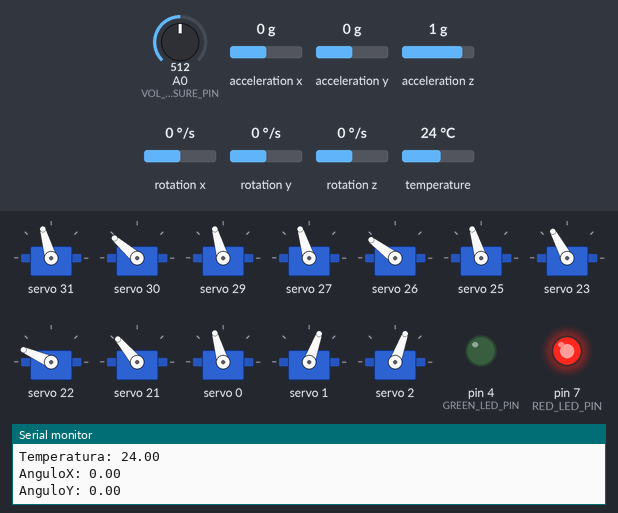
Simulated run of this sketch. Board: Arduino Uno, built with avr-gcc and run on an emulated ATmega328P. On the bench: 12 × servo, output pins drawn as LEDs (lit = HIGH), the last lines printed to the serial monitor. Inputs (shaded band) come from the test bench; at power-on: A0 (VOL_MEASURE_PIN) = 512, acceleration x 0 g, acceleration y 0 g, acceleration z 1 g, rotation x 0 °/s, rotation y 0 °/s, rotation z 0 °/s, temperature 24 °C.

Above: at 3.5 s.
3.6 s: A0 (VOL_MEASURE_PIN) set to 641
13.7 s: A0 (VOL_MEASURE_PIN) set to 670
At 23.5 s:
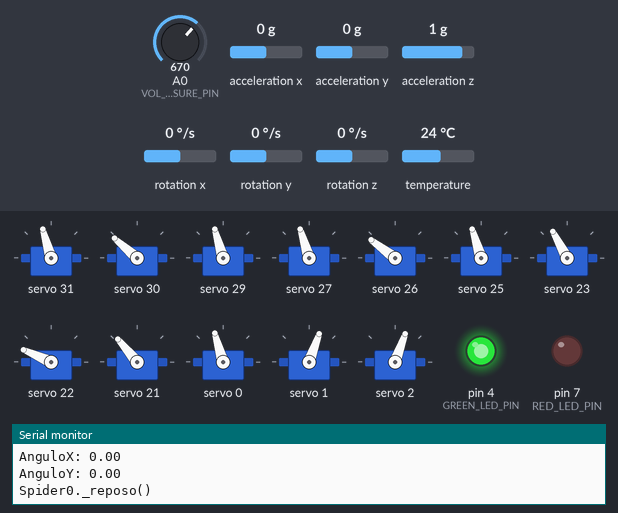
31.9 s: A0 (VOL_MEASURE_PIN) set to 306
At 35.2 s:
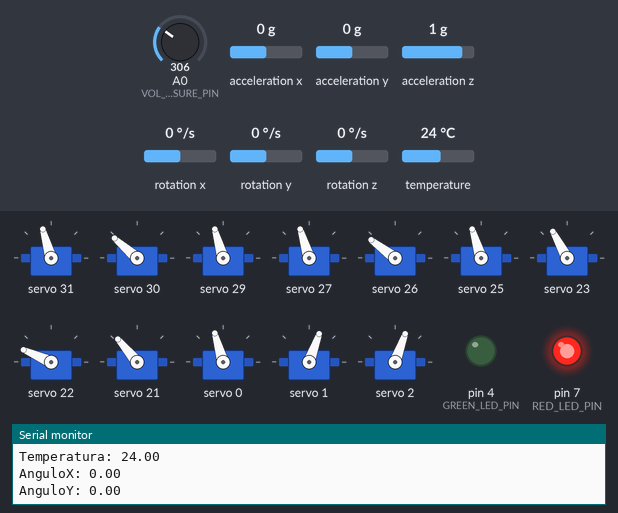
35.7 s: A0 (VOL_MEASURE_PIN) set to 716
At 45.7 s:
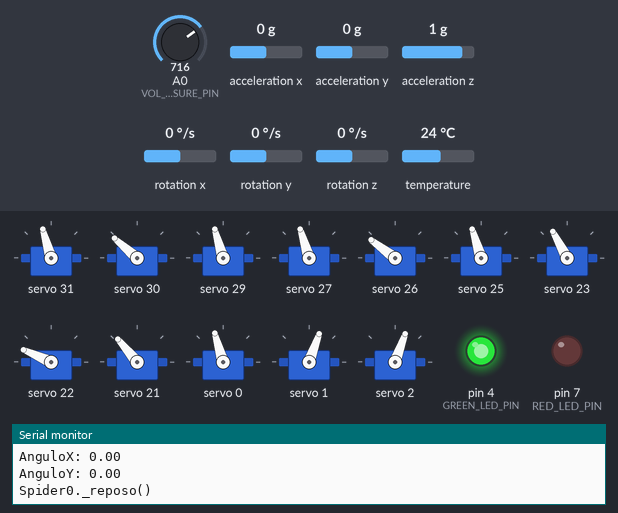
Timing chart, 0 to 46.9 s (numbered marks = the images above; inputs shaded):
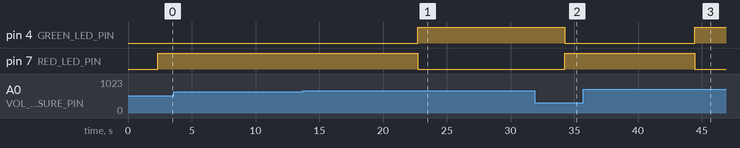

The sketch:

spider0.ino
```cpp
/**
 * SPIDER 0
 */
#include "Spider.h"

SPIDER::Spider0 _spider;

/**
 * void setup()
 */
void setup() {
  Serial.begin(9600);

  _spider.init();
}

/**
 * void loop()
 */
void loop() {
  _spider.drive();
}
```

KalmanFilter.cpp
```cpp
#include "KalmanFilter.h"

namespace SPIDER {

  KalmanFilter::KalmanFilter() {
    this->_angle = 0.0f;
    this->_bias  = 0.0f;

    this->_P[0][0] = 0.0f;
    this->_P[0][1] = 0.0f;
    this->_P[1][0] = 0.0f;
    this->_P[1][1] = 0.0f;
  }

  /****************************************************************
   * void KalmanFilter(double newAngle, double newRate, float dt, float Q1_angle, float Q1_bias, float R)
   *
   *    - newAngle: observacion en el instante k
   *    - newRate:  velocidad angular en el instane k
   *    - dt:       intervalo de tiempo entre medidas
   *    - Q1_angle: varianza del ruido asociado a la primera coordenada del vector estado.
   *    - Q1_bias:  varianza del ruido asociado a la segunda coordenada del vector estado.
   *    - Q2:       varianza del ruido en la observacion
   *
   * Observacion: z[k] = |newAngle|
   * Input:       u[k] = |newRate |
   *
   * F = |1 -dt|    B = | dt|   H = |1 0|
   *     |0   1]        |  0|
   *
   * Q1 = |Q1_angle          0|
   *      |       0    Q1_bias|
   *
   *
   *
   * http://blog.tkjelectronics.dk/2012/09/a-practical-approach-to-kalman-filter-and-how-to-implement-it/
   *
   ****************************************************************/
  float KalmanFilter::filter(double newAngle, double newRate, float dt, float Q1_angle, float Q1_bias, float Q2) {
    //1.- x[k|k-1] = F*x[k-1|k-1] + B*u[k]
    this->_angle += dt*(newRate - this->_bias);
    this->_bias  += 0;

    //2.- State-error correlation matrix: P[k|k-1] = F*P[k-1|k-1]*F' + Q1[k]
    this->_P[0][0] += dt * (dt*_P[1][1] - _P[0][1] - _P[1][0] + Q1_angle);
    this->_P[0][1] -= dt * _P[1][1];
    this->_P[1][0] -= dt * _P[1][1];
    this->_P[1][1] += dt * Q1_bias;

    //3.- Innovation: y[k] = newAngle - H*x[k|k-1]
    double innovation = newAngle - this->_angle;

    //4.- Correlation matrix of innovation process: S[k] = H*P[k|k-1]*C' + Q2
    float S = _P[0][0] + Q2;

    //5.- Kalman gain: G = (P[k|k-1]*C')/s
    double G0 = _P[0][0] / S;
    double G1 = _P[1][0] / S;

    //6.- Actualizacion del estado con la nueva observacion
    this->_angle += G0 * innovation;
    this->_bias  += G1 * innovation;

    //7.- P[k|k] = (I - G*H)*P[k|k-1]
    float P00_aux = _P[0][0];
    float P01_aux = _P[0][1];

    this->_P[0][0] -= G0 * P00_aux;
    this->_P[0][1] -= G0 * P01_aux;
    this->_P[1][0] -= G1 * P00_aux;
    this->_P[1][1] -= G1 * P01_aux;

    return this->_angle;
  }

  /****************************************************************
   * void KalmanFilter(double newAngle, double newRate, float dt)
   *
   ****************************************************************/
  float KalmanFilter::filter(double newAngle, double newRate, float dt) {
    return filter(newAngle, newRate, dt, 0.001, 0.003, 0.003);
  }
}
```

KalmanFilter.h
```cpp
#ifndef KALMAN_FILTER_H
#define KALMAN_FILTER_H

#if defined(ARDUINO) && (ARDUINO >= 100)
#include <Arduino.h>
#else
#include <WProgram.h>
#endif

// http://blog.tkjelectronics.dk/2012/09/a-practical-approach-to-kalman-filter-and-how-to-implement-it/
// https://github.com/TKJElectronics/KalmanFilter/blob/a09adafbcd06510c44805f1b3ee5042f9482cc16/examples/MPU6050/MPU6050.ino

namespace SPIDER {
  /**
   * x[k] = F*x[k-1] + B*u[k] + v1[k]
   *
   * Estado:      x[k] = | _angle |
   *                     | _bias  |
   *
   * Observacion: z[k] = |newAngle|
   * Input:       u[k] = |newAngularRate |
   *
   * F = |1 -dt|    B = | dt|   H = |1 0|
   *     |0   1]        |  0|
   *
   * v1[k] - N(0, Q1)
   * Q1 = |Q1_angle          0|
   *      |       0    Q1_bias|
   *
   *
   *
   * http://blog.tkjelectronics.dk/2012/09/a-practical-approach-to-kalman-filter-and-how-to-implement-it/
   *
   ****************************************************************/
  class KalmanFilter {
    private:
      float _angle = 0.0f;
      float _bias  = 0.0f;
      float _P[2][2];

    public:
      KalmanFilter();

      float getAngle() const {return this->_angle;}
      float getBias()  const {return this->_bias;}

      void  setAngle(float x) {this->_angle = x;}

      float filter(double newAngle, double newRate, float dt);
      float filter(double newAngle, double newRate, float dt, float Q1_angle, float Q1_bias, float Q2);
  };
}

#endif
```

Spider.cpp
```cpp
#include "Spider.h"

namespace SPIDER {
  /****************************************************************
   * void _showInfo()
   *
   ****************************************************************/
  void Spider0::_showInfo() const {
    Serial.print("Temperatura: "); Serial.print(_sensors.getMPUTemperatura()); Serial.println();

    Serial.print("AnguloX: "); Serial.print(_sensors.getMPUAngleX()); Serial.println();
    Serial.print("AnguloY: "); Serial.print(_sensors.getMPUAngleY()); Serial.println();
  }

  /****************************************************************
   * void _up(LegGroup_t group, const short deltaCoxa, const short deltaFemur, const short deltaTibia) const
   ****************************************************************/
  void Spider0::_up(LegGroup_t group, const short deltaCoxa, const short deltaFemur, const short deltaTibia) const {
    Serial.println("Spider0._up()");

    switch (group)
    {
      case GROUP_LEG_1:
          _motor.move(LEG_RIGHT_1, deltaCoxa, deltaFemur, deltaTibia); delay(500);
          _motor.move(LEG_LEFT_2,  deltaCoxa, deltaFemur, deltaTibia); delay(500);
          _motor.move(LEG_RIGHT_3, deltaCoxa, deltaFemur, deltaTibia); delay(500);
          return;

      case GROUP_LEG_2:
          _motor.move(LEG_LEFT_1,  deltaCoxa, deltaFemur, deltaTibia); delay(500);
          _motor.move(LEG_RIGHT_2, deltaCoxa, deltaFemur, deltaTibia); delay(500);
          _motor.move(LEG_LEFT_3,  deltaCoxa, deltaFemur, deltaTibia); delay(500);
          return;
    }
  }

  /****************************************************************
   * void _setDriveMode()
   ****************************************************************/
  /*
  void Spider0::_setDriveMode() {
    while (true)
    {
      switch (_ir.receive())
      {
        case IR_T_1:      _driveMode = DRIVE_GROUP_LEG_1; Serial.println("Seleccionada G-1"); return;
        case IR_T_2:      _driveMode = DRIVE_GROUP_LEG_2; Serial.println("Seleccionada G-2"); return;
        case IR_ASTERISK: _driveMode = DRIVE_NONE;        Serial.println("Cancelado!!");           return;
      }
    }
  }
  */

  /****************************************************************
   * void _reposo() const
   ****************************************************************/
  void Spider0::_reposo() const {
    Serial.println("Spider0._reposo()");

    _motor.reposo();
  }

  /****************************************************************
   * void _drive()
   ****************************************************************/
  /*
  void Spider0::_driveOld() {
    switch (_ir.receive())
    {
      case IR_HASH:  _setDriveMode(); break;
      case IR_OK:    _reposo();       break;
      case IR_UP:    _up();           break;
      case IR_DOWN:  _down();         break;
      case IR_LEFT:  _left();         break;
      case IR_RIGHT: _right();        break;
      default:       return;
    }
  }
  */

  /****************************************************************
   * void _drive()
   ****************************************************************/
  void Spider0::_drive() {
    const short coxa  = 0;
    const short femur = 60;
    const short tibia = 45;

    //this->_up(GROUP_LEG_1, coxa, femur, tibia);
    this->_reposo();
    //this->_up(GROUP_LEG_2, coxa, femur, tibia);
    this->_reposo();
  }

  /****************************************************************
   *
   * Constructor()
   *
   ****************************************************************/
  Spider0::Spider0() : _motor(), _sensors() {}

  /****************************************************************
   * void init()
   ****************************************************************/
  void Spider0::init() {
    _ir.init();
    _motor.init();
    _sensors.init();

    _reposo();
  }

  /****************************************************************
   * void drive()
   ****************************************************************/
  void Spider0::drive() {
    //1.- Get information from sensors
    _sensors.calculate();

    //2.-
    _showInfo();

    //3.- Check battery
    if (_sensors.isBatteryOK() == true) _drive();
    else delay(10000);

    //4.- End
    delay(200);
  }
}
```

Spider.h
```cpp
#ifndef SPIDER0_H
#define SPIDER0_H

#include "receptorIR.h"
#include "sensors.h"
#include "SpiderMotor.h"

namespace SPIDER {
  enum LegGroup_t {
    GROUP_LEG_1, //R-1, L-2, R-3
    GROUP_LEG_2, //L_1, R-2, L-3
    NONE
  };

  class Spider0 {
    private:
      const SpiderMotor _motor;
      const ReceptorIR  _ir;
      const Sensors     _sensors;

      void _up   (LegGroup_t group, const short deltaCoxa, const short deltaFemur, const short deltaTibia) const;
      void _drive();
      void _reposo()   const;
      void _showInfo() const;

    public:
      Spider0();

      void init();
      void drive();
  };
}
#endif
```

SpiderLeg.cpp
```cpp
#include "SpiderLeg.h"

namespace SPIDER {
  /****************************************************************
   *
   * Constructor()
   *
   ****************************************************************/
  SpiderLeg::SpiderLeg(const uint8_t addrPata[3], const int position_0[3], const int position_90[3]) : _coxa (addrPata[0], position_0[0], position_90[0]),
                                                                                                       _femur(addrPata[1], position_0[1], position_90[1]),
                                                                                                       _tibia(addrPata[2], position_0[2], position_90[2]) {}

  /****************************************************************
   * void init()
   ****************************************************************/
  void SpiderLeg::init() {
    _coxa.init ();
    _femur.init();
    _tibia.init();
  }

  /****************************************************************
   * void setServoAngles(const Adafruit_PWMServoDriver driver, const int angles[3])
   *
   * Establece el nuevo angulo para los servos de cada parte.
   *
   ****************************************************************/
  void SpiderLeg::setServoAngles(const Adafruit_PWMServoDriver *driver, const int angles[3]) const{
    _coxa.setAngle (driver, angles[0]);
    _femur.setAngle(driver, angles[1]);
    _tibia.setAngle(driver, angles[2]);
  }

  /****************************************************************
   * void setDeltaServoAngles(const Adafruit_PWMServoDriver *driver, const short deltaCoxa, const short deltaFemur, const short deltaTibia) const
   *
   * Desplazamiento del angulo para los servos de cada parte.
   *
   * coxaAngle:  valor del angulo para la coxa en grados: 0º - 180º
   * femurAngle: valor del angulo para el femur en grados: 0º - 180º
   * tibiaAngle: valor del angulo para la tibia en grados: 0º - 180º
   *
   ****************************************************************/
  void SpiderLeg::setDeltaServoAngles(const Adafruit_PWMServoDriver *driver, const short deltaCoxa, const short deltaFemur, const short deltaTibia) const {
    _coxa.setDeltaAngle (driver, deltaCoxa);
    _femur.setDeltaAngle(driver, deltaFemur);
    _tibia.setDeltaAngle(driver, deltaTibia);
  }
}
```

SpiderLeg.h
```cpp
#ifndef SPIDER_LEG_H
#define SPIDER_LEG_H

#include <Adafruit_PWMServoDriver.h>
#include "SpiderLegItem.h"

namespace SPIDER {
  class SpiderLeg {
    private:
      const SpiderLegItem _coxa;
      const SpiderLegItem _femur;
      const SpiderLegItem _tibia;

    public:
      SpiderLeg(const uint8_t addrPata[3], const int position_0[3], const int position_90[3]);

      void init();
      void setServoAngles     (const Adafruit_PWMServoDriver *driver, const int angles[3]) const;
      void setDeltaServoAngles(const Adafruit_PWMServoDriver *driver, const short deltaCoxa, const short deltaFemur, const short deltaTibia) const;
  };
}

#endif
```

SpiderLegItem.cpp
```cpp
#include "SpiderLegItem.h"

namespace SPIDER {
  /****************************************************************
   * uint16_t getDuty()
   ****************************************************************/
  uint16_t SpiderLegItem::_getDuty() const {
    const int result = map(_angle, 0, 90, _position_0, _position_90);

    return (uint16_t)result;
  }

  /****************************************************************
   * void init()
   ****************************************************************/
  void SpiderLegItem::init() {}

  /****************************************************************
   * void setAngle(const Adafruit_PWMServoDriver driver, const int angulo)
   *
   * angulo: valor del angulo para este parte de la pata en grados: 0º - 180º
   *
   ****************************************************************/
  void SpiderLegItem::setAngle(const Adafruit_PWMServoDriver *driver, const int angulo) {
    _angle = angulo;

    const uint16_t duty = _getDuty();

    if (SPIDER_DEBUG == true)
    {
      Serial.print("setAngle(");Serial.print(_addr);Serial.print(", ");Serial.print(_angle);Serial.print(" -> ");Serial.print(duty);Serial.println(")");
    }

    driver->setPWM(_addr, 0, duty);

    delay(100);
  }

  /****************************************************************
   * void setDeltaAngle(const Adafruit_PWMServoDriver driver, const short delta)
   *
   * delta: desplazamiento del angulo
   *
   ****************************************************************/
  void SpiderLegItem::setDeltaAngle(const Adafruit_PWMServoDriver *driver, const short delta) {
    _angle += delta;

    const uint16_t duty = _getDuty();

    if (SPIDER_DEBUG == true)
    {
      Serial.print("setAngle(");Serial.print(_addr);Serial.print(", ");Serial.print(_angle);Serial.print(" -> ");Serial.print(duty);Serial.println(")");
    }

    driver->setPWM(_addr, 0, duty);
  }
}
```

SpiderLegItem.h
```cpp
#ifndef SPIDER_LEG_ITEM_H
#define SPIDER_LEG_ITEM_H

#include "globals.h"
#include <stdint.h>
#include <Adafruit_PWMServoDriver.h>

/**
 * Representa una parte de una extremidad controlada por un servo.
 */
namespace SPIDER {
  class SpiderLegItem {
    private:
      const uint8_t _addr;
      const int     _position_0;
      const int     _position_90;
      int           _angle;

      uint16_t _getDuty() const;

    public:
      SpiderLegItem(const uint8_t addr, const int position_0, const int position_90) : _addr       (addr),
                                                                                       _position_0 (position_0),
                                                                                       _position_90(position_90) {}

      void init();
      void setDeltaAngle(const Adafruit_PWMServoDriver *driver, const short delta);
      void setAngle     (const Adafruit_PWMServoDriver *driver, const int   angulo);
  };
}

#endif
```

SpiderMotor.h
```cpp
#ifndef SPIDER_MOTOR_H
#define SPIDER_MOTOR_H

#include "SpiderPCA9685.h"

namespace SPIDER {
  enum SpiderLeg_t {
    LEG_RIGHT_1,
    LEG_RIGHT_2,
    LEG_RIGHT_3,
    LEG_LEFT_1,
    LEG_LEFT_2,
    LEG_LEFT_3
  };

  /**
   *
   */
  class SpiderMotor {
    private:
      const SpiderPCA9685 _rightMotor;
      const SpiderPCA9685 _leftMotor;

    public:
      SpiderMotor();

      void init();
      void reposo() const;
      void move  (const SpiderLeg_t leg, const short deltaCoxa, const short deltaFemur, const short deltaTibia) const;
  };
}
#endif
```

SpiderPCA9685.h
```cpp
#ifndef SPIDER_PCA9685_H
#define SPIDER_PCA9685_H

#include <Wire.h>
#include <Adafruit_PWMServoDriver.h>
#include "SpiderLeg.h"

namespace SPIDER {
  enum Leg_t {
    LEG_1,
    LEG_2,
    LEG_3
  };

  /**
   *
   */
  class SpiderPCA9685 {
    private:
      const Adafruit_PWMServoDriver _driver;
      const SpiderLeg               _pata1;   //Delantera
      const SpiderLeg               _pata2;   //Media
      const SpiderLeg               _pata3;   //Trasera
      const uint8_t                 _fo = 50; // Frecuencia PWM de 50Hz o T=20ms

    public:
      SpiderPCA9685(const uint8_t addr,
                    const uint8_t pata1_Addr       [3],
                    const uint8_t pata2_Addr       [3],
                    const uint8_t pata3_Addr       [3],
                    const int     pata1_Position_0 [3],
                    const int     pata2_Position_0 [3],
                    const int     pata3_Position_0 [3],
                    const int     pata1_Position_90[3],
                    const int     pata2_Position_90[3],
                    const int     pata3_Position_90[3]);

      void init();
      void move(const int pata1_Angles[3], const int pata2_Angles[3], const int pata3_Angles[3]) const;
      void move(const Leg_t leg, const short deltaCoxa, const short deltaFemur, const short deltaTibia) const;
  };
}

#endif
```

globals.cpp
```cpp
#include "globals.h"

const bool MPU_CALIBRATION = false;
const bool SPIDER_DEBUG    = false;
const int  VOLTAGE_UMBRAL  = 655; // 6.5 V
```

globals.h
```cpp
#ifndef GLOBALS_H
#define GLOBALS_H

#include <Arduino.h>

//Voltaje
#define VOL_MEASURE_PIN    A0

#define GREEN_LED_PIN       4
#define RED_LED_PIN         7
#define PIN_IR_RECEIVER     8

extern const bool MPU_CALIBRATION;
extern const bool SPIDER_DEBUG;
extern const int  VOLTAGE_UMBRAL;

#endif
```

sensors.h
```cpp
#ifndef SENSORS_H
#define SENSORS_H

#include "voltage.h"
#include "mpu6050KF.h"

namespace SPIDER {
  class Sensors {
    private:
      MPU6050_KF _mpu;
      Voltage    _voltage;

    public:
      Sensors(): _voltage() {}

      void   init();
      void   calculate();
      float  getMPUTemperatura() const {return _mpu.getTemperatura();}
      double getMPUAngleX()      const {return _mpu.getAngleX();}
      double getMPUAngleY()      const {return _mpu.getAngleY();}

      bool isBatteryOK() const;
  };
}
#endif
```

Source omitted: SpiderMotor.cpp (4771 bytes), SpiderPCA9685.cpp (2905 bytes), mpu6050KF.cpp (3460 bytes), mpu6050KF.h (934 bytes), mpu6050_dmp.cpp (10540 bytes), mpu6050_dmp.h (1811 bytes), receptorIR.cpp (4531 bytes), receptorIR.h (912 bytes), sensors.cpp (753 bytes), voltage.cpp (1593 bytes), voltage.h (497 bytes)

Measured:
- the behaviour switches between 654 and 655 on A0 (VOL_MEASURE_PIN) (found by bisection; images 0 and 1)
- after the input at 13.7 s, pin 4 (GREEN_LED_PIN): LOW → HIGH after 9.0 s; pin 7 (RED_LED_PIN): HIGH → LOW after 9.0 s
- after the input at 31.9 s, pin 4 (GREEN_LED_PIN): HIGH → LOW after 2.3 s; pin 7 (RED_LED_PIN): LOW → HIGH after 2.3 s
- after the input at 35.7 s, pin 4 (GREEN_LED_PIN): LOW → HIGH after 8.8 s; pin 7 (RED_LED_PIN): HIGH → LOW after 8.8 s
